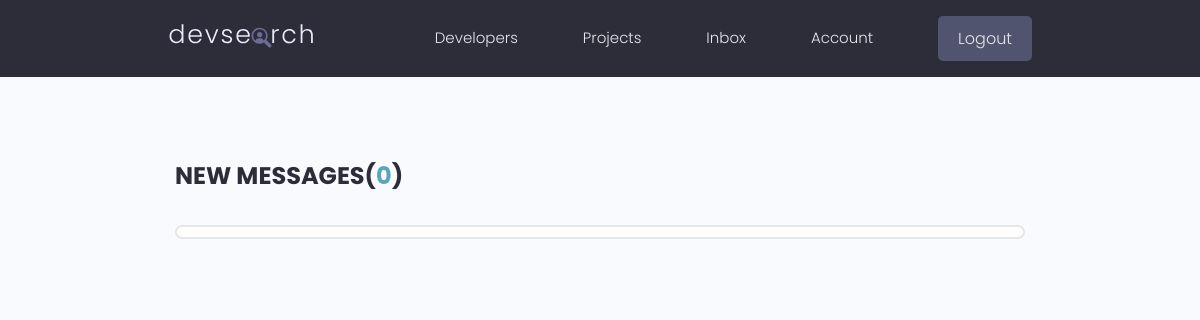
Page /inbox/ (signed in) on the earlier database version.
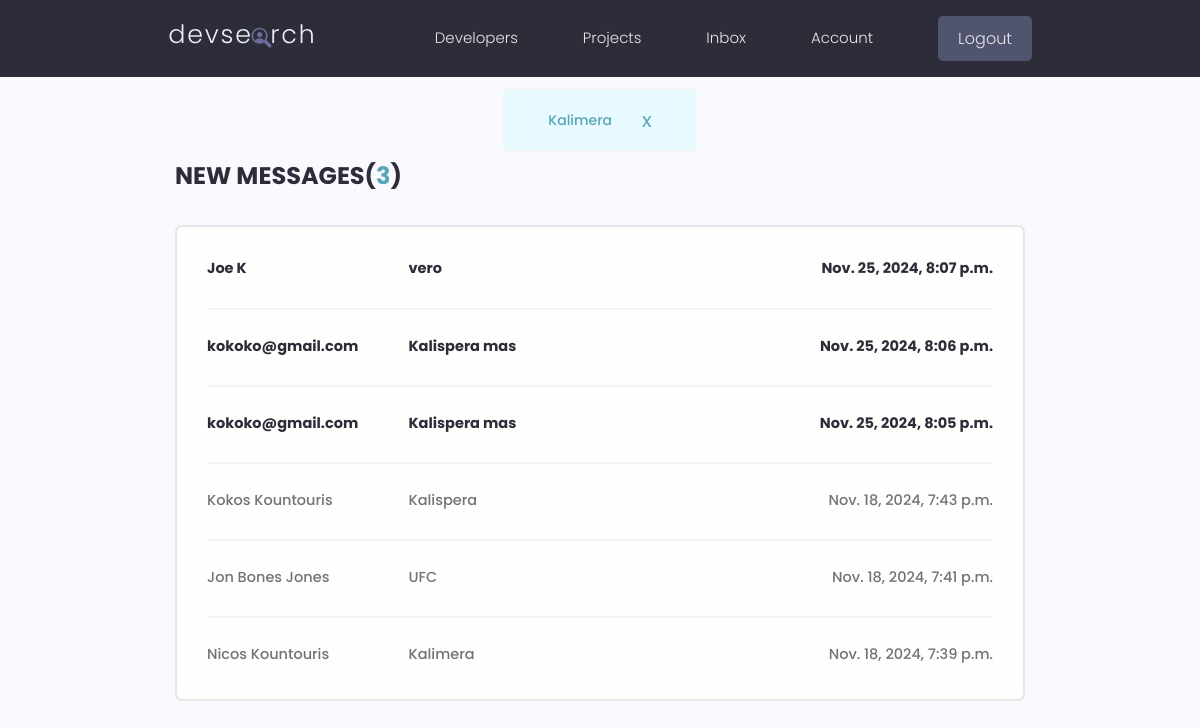
Same page on the later database version.
### users/models.py (models this page shows)
class Message(models.Model):
    sender = models.ForeignKey(Profile, on_delete=models.SET_NULL, null=True, blank=True)
    recepient = models.ForeignKey(Profile, on_delete=models.SET_NULL, null=True, blank=True, related_name="messages") # we set this to messages so that it would know which is what
    name = models.CharField(max_length=200, null=True, blank=True)
    email = models.CharField(max_length=200, null=True, blank=True)
    subject = models.CharField(max_length=200, null=True, blank=True)
    body = models.TextField()
    is_read = models.BooleanField(default=False, null=True)
    created = models.DateTimeField(auto_now_add = True)
    id = models.UUIDField(default = uuid.uuid4, unique = True,
                          primary_key = True, editable = False)
    def __str__(self):
        return str(self.subject)
    class Meta:
        ordering = ['is_read', '-created'] #false values will be at the top, then by the created value

### users/views.py (the view)
# urls.py: path('inbox/', views.inbox, name="inbox"),
@login_required(login_url='login')
def inbox(request):
    profile = request.user.profile # Associate skill with particular owner
    messagesRequests = profile.messages.all()
    unreadCount = messagesRequests.filter(is_read=False).count()
    context = {'messages': messagesRequests, 'unreadCount': unreadCount}
    return render(request, 'users/inbox.html', context)

### users/templates/users/inbox.html
{% extends 'main.html' %}
{% block content %}
  <main class="inbox my-xl">
    <div class="content-box">
      <h3 class="inbox__title">New Messages(<span>{{unreadCount}}</span>)</h3>
      <ul class="messages">
        {% for message in messages %}
        {% if message.is_read == False %}
        <li class="message message--unread">
        {% else %}
        <li class="message">
        {% endif %}
          <a href="{% url 'message' message.id %}">
            <span class="message__author">{{message.name}}</span>
            <span class="message__subject">{{message.subject}}</span>
            <span class="message__date">{{message.created}}</span>
          </a>
        </li>
        {% endfor %}
      </ul>
    </div>
  </main>
{% endblock %}

### templates/main.html (shortened to what this page needs)
<!DOCTYPE html>
{% load static %}
<html lang="en">
<head>
    <link rel="stylesheet" href="https://cdnjs.cloudflare.com/ajax/libs/font-awesome/4.7.0/css/font-awesome.min.css">
    <link rel="stylesheet" href="https://cdn.iconmonstr.com/1.3.0/css/iconmonstr-iconic-font.min.css" />
    <link rel="stylesheet" href="{% static 'uikit/styles/uikit.css' %}" />
    <link rel="stylesheet" href="{% static 'styles/app.css' %}" />
</head>
<body>
    {% include 'navbar.html' %}
    {% if messages %}
        {% for message in messages %}
            <div class="alert alert--{{message.tags}}"">
                <p class="alert__message">{{message}}</p>
            <button class="alert__close">x</button>
          </div>
        {% endfor %}
    {% endif %}
    {% block content %}
    {% endblock content %}
</body>
</html>

Differences in the rows shown:
added Message: subject "Kalimera", name "Nicos Kountouris", created "Nov. 18, 2024, 7:39 p.m."
added Message: name "Joe K", subject "vero", created "Nov. 25, 2024, 8:07 p.m."
added Message: name "kokoko@gmail.com", subject "Kalispera mas", created "Nov. 25, 2024, 8:06 p.m."
added Message: name "kokoko@gmail.com", subject "Kalispera mas", created "Nov. 25, 2024, 8:05 p.m."
added Message: name "Kokos Kountouris", subject "Kalispera", created "Nov. 18, 2024, 7:43 p.m."
added Message: name "Jon Bones Jones", subject "UFC", created "Nov. 18, 2024, 7:41 p.m."
Other differences:
{{ unreadCount }}: "0" → "3"
